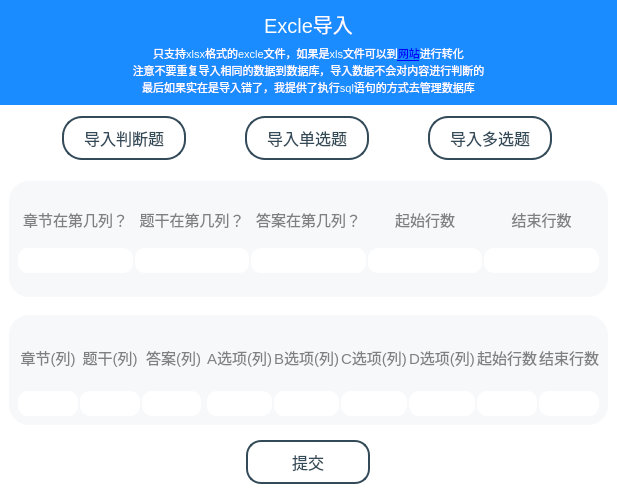
<?xml version="1.0" encoding="UTF-8"?>
<ui version="4.0">
 <class>Dialog</class>
 <widget class="QDialog" name="Dialog">
  <property name="geometry">
   <rect>
    <x>0</x>
    <y>0</y>
    <width>617</width>
    <height>500</height>
   </rect>
  </property>
  <property name="minimumSize">
   <size>
    <width>0</width>
    <height>0</height>
   </size>
  </property>
  <property name="maximumSize">
   <size>
    <width>16777215</width>
    <height>500</height>
   </size>
  </property>
  <property name="windowTitle">
   <string>Dialog</string>
  </property>
  <property name="styleSheet">
   <string notr="true">QLabel{
font-size:11pt;
}
QLabel#title{
font-size:15pt;
}
#Dialog{
	background-color: rgb(255, 255, 255);
}</string>
  </property>
  <layout class="QGridLayout" name="gridLayout" rowstretch="1,2,4,4" rowminimumheight="0,0,0,0">
   <property name="leftMargin">
    <number>0</number>
   </property>
   <property name="topMargin">
    <number>0</number>
   </property>
   <property name="rightMargin">
    <number>0</number>
   </property>
   <property name="bottomMargin">
    <number>0</number>
   </property>
   <property name="spacing">
    <number>0</number>
   </property>
   <item row="0" column="0">
    <widget class="QWidget" name="w1" native="true">
     <property name="styleSheet">
      <string notr="true">#w1{
	background-color: rgb(26, 140, 255);
}
QLabel{
	color: rgb(255, 255, 255);
}</string>
     </property>
     <layout class="QGridLayout" name="gridLayout_3">
      <item row="0" column="0">
       <widget class="QLabel" name="title">
        <property name="font">
         <font>
          <pointsize>15</pointsize>
         </font>
        </property>
        <property name="text">
         <string>Excle导入</string>
        </property>
        <property name="alignment">
         <set>Qt::AlignCenter</set>
        </property>
       </widget>
      </item>
      <item row="1" column="0">
       <widget class="QLabel" name="info">
        <property name="font">
         <font>
          <pointsize>8</pointsize>
         </font>
        </property>
        <property name="styleSheet">
         <string notr="true">font-size:8pt;</string>
        </property>
        <property name="text">
         <string>只支持xlsx格式的excle文件，如果是xls文件可以到&lt;a href=&quot;https://onlineconvertfree.com/zh/convert-format/xls-to-xlsx/&quot;&gt;网站&lt;/a&gt;进行转化&lt;br/&gt;注意不要重复导入相同的数据到数据库，导入数据不会对内容进行判断的&lt;br/&gt;
最后如果实在是导入错了，我提供了执行sql语句的方式去管理数据库</string>
        </property>
        <property name="alignment">
         <set>Qt::AlignCenter</set>
        </property>
        <property name="openExternalLinks">
         <bool>true</bool>
        </property>
       </widget>
      </item>
     </layout>
    </widget>
   </item>
   <item row="1" column="0">
    <widget class="QWidget" name="w2" native="true">
     <property name="styleSheet">
      <string notr="true">QPushButton{
font-size:12pt;
max-width:120px;
min-height:40px;
border-radius: 20px;
border: 2px solid #334a59;
color: rgb(51, 74, 89);
}
QPushButton:hover{
	background-color: #1a8cff;
	color:white;
border: 1px solid white;
}
QPushButton:pressed{
	background-color: #1768ff;
	color:white;
border: 1px solid white;
}
</string>
     </property>
     <layout class="QGridLayout" name="gridLayout_2">
      <item row="0" column="0">
       <widget class="QPushButton" name="import_judge">
        <property name="text">
         <string>导入判断题</string>
        </property>
       </widget>
      </item>
      <item row="0" column="1">
       <widget class="QPushButton" name="import_single">
        <property name="text">
         <string>导入单选题</string>
        </property>
       </widget>
      </item>
      <item row="0" column="2">
       <widget class="QPushButton" name="import_muti">
        <property name="text">
         <string>导入多选题</string>
        </property>
       </widget>
      </item>
     </layout>
    </widget>
   </item>
   <item row="2" column="0">
    <widget class="QWidget" name="w3" native="true">
     <property name="styleSheet">
      <string notr="true">QLabel{
max-height:30px;
}</string>
     </property>
     <layout class="QGridLayout" name="gridLayout_4">
      <item row="0" column="0">
       <widget class="QWidget" name="judge" native="true">
        <property name="minimumSize">
         <size>
          <width>0</width>
          <height>110</height>
         </size>
        </property>
        <property name="styleSheet">
         <string notr="true">#judge{
	background-color:#f7f8fa;
	border-radius: 20px;
}
QLabel{
color: #808080;
max-width:150px;
}
QLineEdit{
min-height:25px;
border-radius: 10px;
	background-color: white;
}</string>
        </property>
        <layout class="QGridLayout" name="gridLayout_5">
         <property name="horizontalSpacing">
          <number>2</number>
         </property>
         <property name="verticalSpacing">
          <number>0</number>
         </property>
         <item row="0" column="2">
          <widget class="QLabel" name="label_3">
           <property name="text">
            <string>答案在第几列？</string>
           </property>
           <property name="alignment">
            <set>Qt::AlignCenter</set>
           </property>
          </widget>
         </item>
         <item row="1" column="3">
          <widget class="QLineEdit" name="start_row"/>
         </item>
         <item row="1" column="2">
          <widget class="QLineEdit" name="answer_c"/>
         </item>
         <item row="0" column="0">
          <widget class="QLabel" name="label">
           <property name="text">
            <string>章节在第几列？</string>
           </property>
           <property name="alignment">
            <set>Qt::AlignCenter</set>
           </property>
          </widget>
         </item>
         <item row="0" column="1">
          <widget class="QLabel" name="label_2">
           <property name="text">
            <string>题干在第几列？</string>
           </property>
           <property name="alignment">
            <set>Qt::AlignCenter</set>
           </property>
          </widget>
         </item>
         <item row="1" column="0">
          <widget class="QLineEdit" name="chapter_c">
           <property name="minimumSize">
            <size>
             <width>0</width>
             <height>25</height>
            </size>
           </property>
          </widget>
         </item>
         <item row="0" column="3">
          <widget class="QLabel" name="label_4">
           <property name="text">
            <string>起始行数</string>
           </property>
           <property name="alignment">
            <set>Qt::AlignCenter</set>
           </property>
          </widget>
         </item>
         <item row="1" column="1">
          <widget class="QLineEdit" name="question_c"/>
         </item>
         <item row="0" column="4">
          <widget class="QLabel" name="label_13">
           <property name="text">
            <string>结束行数</string>
           </property>
           <property name="alignment">
            <set>Qt::AlignCenter</set>
           </property>
          </widget>
         </item>
         <item row="1" column="4">
          <widget class="QLineEdit" name="end_row"/>
         </item>
        </layout>
       </widget>
      </item>
     </layout>
    </widget>
   </item>
   <item row="3" column="0">
    <widget class="QWidget" name="w4" native="true">
     <layout class="QGridLayout" name="gridLayout_6">
      <item row="0" column="0">
       <widget class="QWidget" name="choose" native="true">
        <property name="minimumSize">
         <size>
          <width>0</width>
          <height>110</height>
         </size>
        </property>
        <property name="styleSheet">
         <string notr="true">#choose{
	background-color:#f7f8fa;
	border-radius: 20px;
}
QLabel{
color: #808080;
max-width:150px;
}
QLineEdit{
min-height:25px;
border-radius: 10px;
	background-color: white;
}</string>
        </property>
        <layout class="QGridLayout" name="gridLayout_7">
         <property name="horizontalSpacing">
          <number>2</number>
         </property>
         <property name="verticalSpacing">
          <number>0</number>
         </property>
         <item row="1" column="10">
          <widget class="QLineEdit" name="start_row_2"/>
         </item>
         <item row="0" column="2" colspan="3">
          <widget class="QLabel" name="label_7">
           <property name="text">
            <string>答案(列)</string>
           </property>
           <property name="alignment">
            <set>Qt::AlignCenter</set>
           </property>
          </widget>
         </item>
         <item row="0" column="0">
          <widget class="QLabel" name="label_5">
           <property name="text">
            <string>章节(列)</string>
           </property>
           <property name="alignment">
            <set>Qt::AlignCenter</set>
           </property>
          </widget>
         </item>
         <item row="0" column="5">
          <widget class="QLabel" name="label_8">
           <property name="text">
            <string>A选项(列)</string>
           </property>
           <property name="alignment">
            <set>Qt::AlignCenter</set>
           </property>
          </widget>
         </item>
         <item row="0" column="9">
          <widget class="QLabel" name="label_11">
           <property name="text">
            <string>D选项(列)</string>
           </property>
           <property name="alignment">
            <set>Qt::AlignCenter</set>
           </property>
          </widget>
         </item>
         <item row="0" column="6">
          <widget class="QLabel" name="label_9">
           <property name="text">
            <string>B选项(列)</string>
           </property>
           <property name="alignment">
            <set>Qt::AlignCenter</set>
           </property>
          </widget>
         </item>
         <item row="1" column="5">
          <widget class="QLineEdit" name="a_c"/>
         </item>
         <item row="1" column="2">
          <widget class="QLineEdit" name="answer_c_2"/>
         </item>
         <item row="1" column="8">
          <widget class="QLineEdit" name="c_c"/>
         </item>
         <item row="1" column="6">
          <widget class="QLineEdit" name="b_c"/>
         </item>
         <item row="1" column="0">
          <widget class="QLineEdit" name="chapter_c_2"/>
         </item>
         <item row="0" column="1">
          <widget class="QLabel" name="label_6">
           <property name="text">
            <string>题干(列)</string>
           </property>
           <property name="alignment">
            <set>Qt::AlignCenter</set>
           </property>
          </widget>
         </item>
         <item row="1" column="1">
          <widget class="QLineEdit" name="question_c_2"/>
         </item>
         <item row="0" column="8">
          <widget class="QLabel" name="label_10">
           <property name="text">
            <string>C选项(列)</string>
           </property>
           <property name="alignment">
            <set>Qt::AlignCenter</set>
           </property>
          </widget>
         </item>
         <item row="1" column="9">
          <widget class="QLineEdit" name="d_c"/>
         </item>
         <item row="0" column="10">
          <widget class="QLabel" name="label_12">
           <property name="text">
            <string>起始行数</string>
           </property>
           <property name="alignment">
            <set>Qt::AlignCenter</set>
           </property>
          </widget>
         </item>
         <item row="0" column="11">
          <widget class="QLabel" name="label_14">
           <property name="text">
            <string>结束行数</string>
           </property>
          </widget>
         </item>
         <item row="1" column="11">
          <widget class="QLineEdit" name="end_row_2"/>
         </item>
        </layout>
       </widget>
      </item>
      <item row="1" column="0">
       <widget class="QWidget" name="w5" native="true">
        <property name="minimumSize">
         <size>
          <width>0</width>
          <height>60</height>
         </size>
        </property>
        <property name="maximumSize">
         <size>
          <width>16777215</width>
          <height>60</height>
         </size>
        </property>
        <layout class="QGridLayout" name="gridLayout_8">
         <item row="0" column="0">
          <widget class="QPushButton" name="submit_btn">
           <property name="styleSheet">
            <string notr="true">QPushButton{
font-size:12pt;
max-width:120px;
min-height:40px;
border-radius: 15px;
border: 2px solid #334a59;
color: rgb(51, 74, 89);
}
QPushButton:hover{
	background-color: rgb(255, 23, 131);
	color:white;
border: 1px solid white;
}
QPushButton:pressed{
	background-color: #cf1369;
	color:white;
border: 1px solid white;
}
</string>
           </property>
           <property name="text">
            <string>提交</string>
           </property>
          </widget>
         </item>
        </layout>
       </widget>
      </item>
     </layout>
    </widget>
   </item>
  </layout>
 </widget>
 <tabstops>
  <tabstop>import_judge</tabstop>
  <tabstop>import_single</tabstop>
  <tabstop>import_muti</tabstop>
  <tabstop>chapter_c</tabstop>
  <tabstop>question_c</tabstop>
  <tabstop>answer_c</tabstop>
  <tabstop>start_row</tabstop>
  <tabstop>chapter_c_2</tabstop>
  <tabstop>question_c_2</tabstop>
  <tabstop>answer_c_2</tabstop>
  <tabstop>a_c</tabstop>
  <tabstop>b_c</tabstop>
  <tabstop>c_c</tabstop>
  <tabstop>d_c</tabstop>
  <tabstop>start_row_2</tabstop>
  <tabstop>submit_btn</tabstop>
 </tabstops>
 <resources/>
 <connections/>
</ui>
